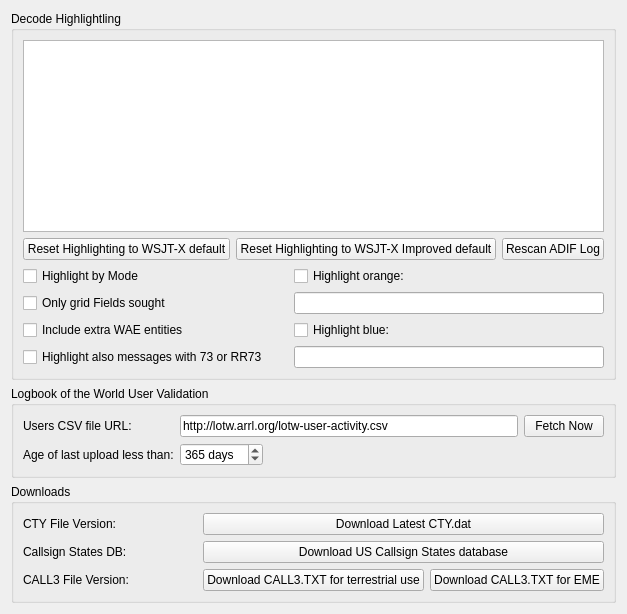
         <widget class="QWidget" name="colors_tab">
          <attribute name="title">
           <string>Colors</string>
          </attribute>
          <layout class="QVBoxLayout" name="verticalLayout_7">
           <item>
            <widget class="QGroupBox" name="groupBox_12">
             <property name="sizePolicy">
              <sizepolicy hsizetype="Preferred" vsizetype="Preferred">
               <horstretch>0</horstretch>
               <verstretch>7</verstretch>
              </sizepolicy>
             </property>
             <property name="title">
              <string>Decode Highlightling</string>
             </property>
             <layout class="QGridLayout" name="gridLayout_5">
              <item row="1" column="0" colspan="2">
               <layout class="QHBoxLayout" name="horizontalLayout_20">
                <item>
                 <widget class="QPushButton" name="reset_highlighting_to_defaults_push_button">
                  <property name="toolTip">
                   <string>&lt;html&gt;&lt;head/&gt;&lt;body&gt;&lt;p&gt;Push to reset all highlight items above to default values and priorities.&lt;/p&gt;&lt;/body&gt;&lt;/html&gt;</string>
                  </property>
                  <property name="text">
                   <string>Reset Highlighting to WSJT-X default</string>
                  </property>
                 </widget>
                </item>
                <item>
                 <widget class="QPushButton" name="reset_highlighting_to_defaults2_push_button">
                  <property name="text">
                   <string>Reset Highlighting to WSJT-X Improved default</string>
                  </property>
                 </widget>
                </item>
                <item>
                 <widget class="QPushButton" name="rescan_log_push_button">
                  <property name="toolTip">
                   <string>&lt;html&gt;&lt;head/&gt;&lt;body&gt;&lt;p&gt;Click to scan the wsjtx_log.adi ADIF file again for worked before information&lt;/p&gt;&lt;/body&gt;&lt;/html&gt;</string>
                  </property>
                  <property name="text">
                   <string>Rescan ADIF Log</string>
                  </property>
                 </widget>
                </item>
               </layout>
              </item>
              <item row="0" column="0" colspan="2">
               <widget class="DecodeHighlightingListView" name="highlighting_list_view">
                <property name="sizePolicy">
                 <sizepolicy hsizetype="Expanding" vsizetype="Preferred">
                  <horstretch>0</horstretch>
                  <verstretch>0</verstretch>
                 </sizepolicy>
                </property>
                <property name="contextMenuPolicy">
                 <enum>Qt::ActionsContextMenu</enum>
                </property>
                <property name="acceptDrops">
                 <bool>true</bool>
                </property>
                <property name="toolTip">
                 <string>&lt;html&gt;&lt;head/&gt;&lt;body&gt;&lt;p&gt;Enable or disable using the check boxes and right-click an item to change or unset the foreground color, background color, or reset the item to default values. Drag and drop the items to change their priority, higher in the list is higher in priority.&lt;/p&gt;&lt;p&gt;Note that each foreground or background color may be either set or unset, unset means that it is not allocated for that item's type and lower priority items may apply.&lt;/p&gt;&lt;/body&gt;&lt;/html&gt;</string>
                </property>
                <property name="editTriggers">
                 <set>QAbstractItemView::NoEditTriggers</set>
                </property>
                <property name="dragEnabled">
                 <bool>true</bool>
                </property>
                <property name="dragDropMode">
                 <enum>QAbstractItemView::InternalMove</enum>
                </property>
                <property name="defaultDropAction">
                 <enum>Qt::MoveAction</enum>
                </property>
                <property name="selectionMode">
                 <enum>QAbstractItemView::SingleSelection</enum>
                </property>
                <property name="resizeMode">
                 <enum>QListView::Adjust</enum>
                </property>
               </widget>
              </item>
              <item row="3" column="0" colspan="2">
               <layout class="QGridLayout" name="gridLayout_23">
                <item row="1" column="0">
                 <widget class="QCheckBox" name="only_fields_check_box">
                  <property name="toolTip">
                   <string>Check to for grid highlighting to only apply to unworked grid fields</string>
                  </property>
                  <property name="text">
                   <string>Only grid Fields sought</string>
                  </property>
                 </widget>
                </item>
                <item row="0" column="1">
                 <spacer name="horizontalSpacer_5">
                  <property name="orientation">
                   <enum>Qt::Horizontal</enum>
                  </property>
                  <property name="sizeType">
                   <enum>QSizePolicy::Fixed</enum>
                  </property>
                  <property name="sizeHint" stdset="0">
                   <size>
                    <width>20</width>
                    <height>20</height>
                   </size>
                  </property>
                 </spacer>
                </item>
                <item row="2" column="0">
                 <widget class="QCheckBox" name="include_WAE_check_box">
                  <property name="text">
                   <string>Include extra WAE entities</string>
                  </property>
                 </widget>
                </item>
                <item row="3" column="0">
                 <widget class="QCheckBox" name="highlight_73_check_box">
                  <property name="text">
                   <string>Highlight also messages with 73 or RR73</string>
                  </property>
                 </widget>
                </item>
                <item row="0" column="0">
                 <widget class="QCheckBox" name="highlight_by_mode_check_box">
                  <property name="toolTip">
                   <string>&lt;html&gt;&lt;head/&gt;&lt;body&gt;&lt;p&gt;Check to indicate new DXCC entities, grid squares, and callsigns per mode.&lt;/p&gt;&lt;/body&gt;&lt;/html&gt;</string>
                  </property>
                  <property name="text">
                   <string>Highlight by Mode</string>
                  </property>
                 </widget>
                </item>
                <item row="0" column="2">
                 <widget class="QCheckBox" name="highlight_orange_check_box">
                  <property name="toolTip">
                   <string>&lt;html&gt;&lt;head/&gt;&lt;body&gt;&lt;p&gt;Highlight callsigns or grids with orange background color. Callsigns and/or grids must be separated by a comma, and there must be a comma after each callsign.&lt;/p&gt;&lt;/body&gt;&lt;/html&gt;</string>
                  </property>
                  <property name="text">
                   <string>Highlight orange:</string>
                  </property>
                 </widget>
                </item>
                <item row="2" column="2">
                 <widget class="QCheckBox" name="highlight_blue_check_box">
                  <property name="toolTip">
                   <string>&lt;html&gt;&lt;head/&gt;&lt;body&gt;&lt;p&gt;Highlight callsigns or grids with blue background color. Callsigns and/or grids must be separated by a comma, and there must be a comma after each callsign.&lt;/p&gt;&lt;/body&gt;&lt;/html&gt;</string>
                  </property>
                  <property name="text">
                   <string>Highlight blue:</string>
                  </property>
                 </widget>
                </item>
                <item row="1" column="2">
                 <widget class="QLineEdit" name="highlight_orange_callsigns">
                  <property name="toolTip">
                   <string>&lt;html&gt;&lt;head/&gt;&lt;body&gt;&lt;p&gt;Highlight callsigns or grids with orange background color. Callsigns and/or grids must be separated by a comma, and there must be a comma after each callsign.&lt;/p&gt;&lt;/body&gt;&lt;/html&gt;</string>
                  </property>
                 </widget>
                </item>
                <item row="3" column="2">
                 <widget class="QLineEdit" name="highlight_blue_callsigns">
                  <property name="toolTip">
                   <string>&lt;html&gt;&lt;head/&gt;&lt;body&gt;&lt;p&gt;Highlight callsigns or grids with blue background color. Callsigns and/or grids must be separated by a comma, and there must be a comma after each callsign.&lt;/p&gt;&lt;/body&gt;&lt;/html&gt;</string>
                  </property>
                 </widget>
                </item>
               </layout>
              </item>
             </layout>
            </widget>
           </item>
           <item>
            <widget class="QGroupBox" name="groupBox_11">
             <property name="sizePolicy">
              <sizepolicy hsizetype="Preferred" vsizetype="Preferred">
               <horstretch>0</horstretch>
               <verstretch>1</verstretch>
              </sizepolicy>
             </property>
             <property name="toolTip">
              <string>&lt;html&gt;&lt;head/&gt;&lt;body&gt;&lt;p&gt;Controls for Logbook of the World user lookup.&lt;/p&gt;&lt;/body&gt;&lt;/html&gt;</string>
             </property>
             <property name="title">
              <string>Logbook of the World User Validation</string>
             </property>
             <layout class="QFormLayout" name="formLayout_18">
              <item row="1" column="0">
               <widget class="QLabel" name="label_15">
                <property name="text">
                 <string>Users CSV file URL:</string>
                </property>
                <property name="buddy">
                 <cstring>LotW_CSV_URL_line_edit</cstring>
                </property>
               </widget>
              </item>
              <item row="1" column="1">
               <layout class="QHBoxLayout" name="LotW_Layout">
                <item>
                 <widget class="QLineEdit" name="LotW_CSV_URL_line_edit">
                  <property name="toolTip">
                   <string>&lt;html&gt;&lt;head/&gt;&lt;body&gt;&lt;p&gt;URL of the ARRL LotW user's last upload dates and times data file which is used to highlight decodes from stations that are known to upload their log file to LotW.&lt;/p&gt;&lt;/body&gt;&lt;/html&gt;</string>
                  </property>
                  <property name="accessibleName">
                   <string>URL</string>
                  </property>
                  <property name="text">
                   <string>http://lotw.arrl.org/lotw-user-activity.csv</string>
                  </property>
                 </widget>
                </item>
                <item>
                 <widget class="QPushButton" name="LotW_CSV_fetch_push_button">
                  <property name="toolTip">
                   <string>&lt;html&gt;&lt;head/&gt;&lt;body&gt;&lt;p&gt;Push this button to fetch the latest LotW user's upload date and time data file.&lt;/p&gt;&lt;/body&gt;&lt;/html&gt;</string>
                  </property>
                  <property name="text">
                   <string>Fetch Now</string>
                  </property>
                 </widget>
                </item>
               </layout>
              </item>
              <item row="2" column="1">
               <layout class="QHBoxLayout" name="LotW_Layout_2">
                <item>
                 <widget class="QSpinBox" name="LotW_days_since_upload_spin_box">
                  <property name="toolTip">
                   <string>&lt;html&gt;&lt;head/&gt;&lt;body&gt;&lt;p&gt;Adjust this spin box to set the age threshold of LotW user's last upload date that is accepted as a current LotW user.&lt;/p&gt;&lt;/body&gt;&lt;/html&gt;</string>
                  </property>
                  <property name="accessibleName">
                   <string>Days since last upload</string>
                  </property>
                  <property name="suffix">
                   <string> days</string>
                  </property>
                  <property name="minimum">
                   <number>0</number>
                  </property>
                  <property name="maximum">
                   <number>9999</number>
                  </property>
                  <property name="value">
                   <number>365</number>
                  </property>
                 </widget>
                </item>
                <item>
                 <spacer name="horizontalSpacer_2">
                  <property name="orientation">
                   <enum>Qt::Horizontal</enum>
                  </property>
                  <property name="sizeHint" stdset="0">
                   <size>
                    <width>40</width>
                    <height>20</height>
                   </size>
                  </property>
                 </spacer>
                </item>
                <item>
                 <widget class="QLabel" name="LotW_CSV_status_label">
                  <property name="minimumSize">
                   <size>
                    <width>240</width>
                    <height>0</height>
                   </size>
                  </property>
                  <property name="text">
                   <string/>
                  </property>
                 </widget>
                </item>
               </layout>
              </item>
              <item row="2" column="0">
               <widget class="QLabel" name="label_14">
                <property name="text">
                 <string>Age of last upload less than:</string>
                </property>
                <property name="buddy">
                 <cstring>LotW_days_since_upload_spin_box</cstring>
                </property>
               </widget>
              </item>
             </layout>
            </widget>
           </item>
           <item>
            <spacer name="horizontalSpacer_8">
             <property name="orientation">
              <enum>Qt::Horizontal</enum>
             </property>
             <property name="sizeHint" stdset="0">
              <size>
               <width>0</width>
               <height>0</height>
              </size>
             </property>
            </spacer>
           </item>
           <item>
            <widget class="QGroupBox" name="downloads_groupBox">
             <property name="sizePolicy">
              <sizepolicy hsizetype="Preferred" vsizetype="Preferred">
               <horstretch>0</horstretch>
               <verstretch>1</verstretch>
              </sizepolicy>
             </property>
             <property name="title">
              <string>Downloads</string>
             </property>
             <layout class="QGridLayout" name="gridLayout_21">
              <item row="2" column="1">
               <widget class="QPushButton" name="CALL3_download_button">
                <property name="toolTip">
                 <string>Dowload latest CALL3.TXT file.</string>
                </property>
                <property name="text">
                 <string>Download CALL3.TXT for terrestrial use</string>
                </property>
               </widget>
              </item>
              <item row="0" column="0">
               <widget class="QLabel" name="CTY_file_label">
                <property name="text">
                 <string>CTY File Version: </string>
                </property>
               </widget>
              </item>
              <item row="1" column="0">
               <widget class="QLabel" name="callsign_states_label">
                <property name="text">
                 <string>Callsign States DB: </string>
                </property>
               </widget>
              </item>
              <item row="2" column="0">
               <widget class="QLabel" name="CALL3_file_label">
                <property name="text">
                 <string>CALL3 File Version:</string>
                </property>
               </widget>
              </item>
              <item row="2" column="2">
               <widget class="QPushButton" name="CALL3_EME_download_button">
                <property name="toolTip">
                 <string>Dowload latest CALL3.TXT file for EME. This version is suitable for JT65 Deep Search.</string>
                </property>
                <property name="text">
                 <string>Download CALL3.TXT for EME</string>
                </property>
               </widget>
              </item>
              <item row="1" column="1" colspan="2">
               <widget class="QPushButton" name="callsign_states_download_button">
                <property name="text">
                 <string>Download US Callsign States database</string>
                </property>
               </widget>
              </item>
              <item row="0" column="1" colspan="2">
               <widget class="QPushButton" name="CTY_download_button">
                <property name="text">
                 <string>Download Latest CTY.dat</string>
                </property>
               </widget>
              </item>
             </layout>
            </widget>
           </item>
          </layout>
         </widget>
